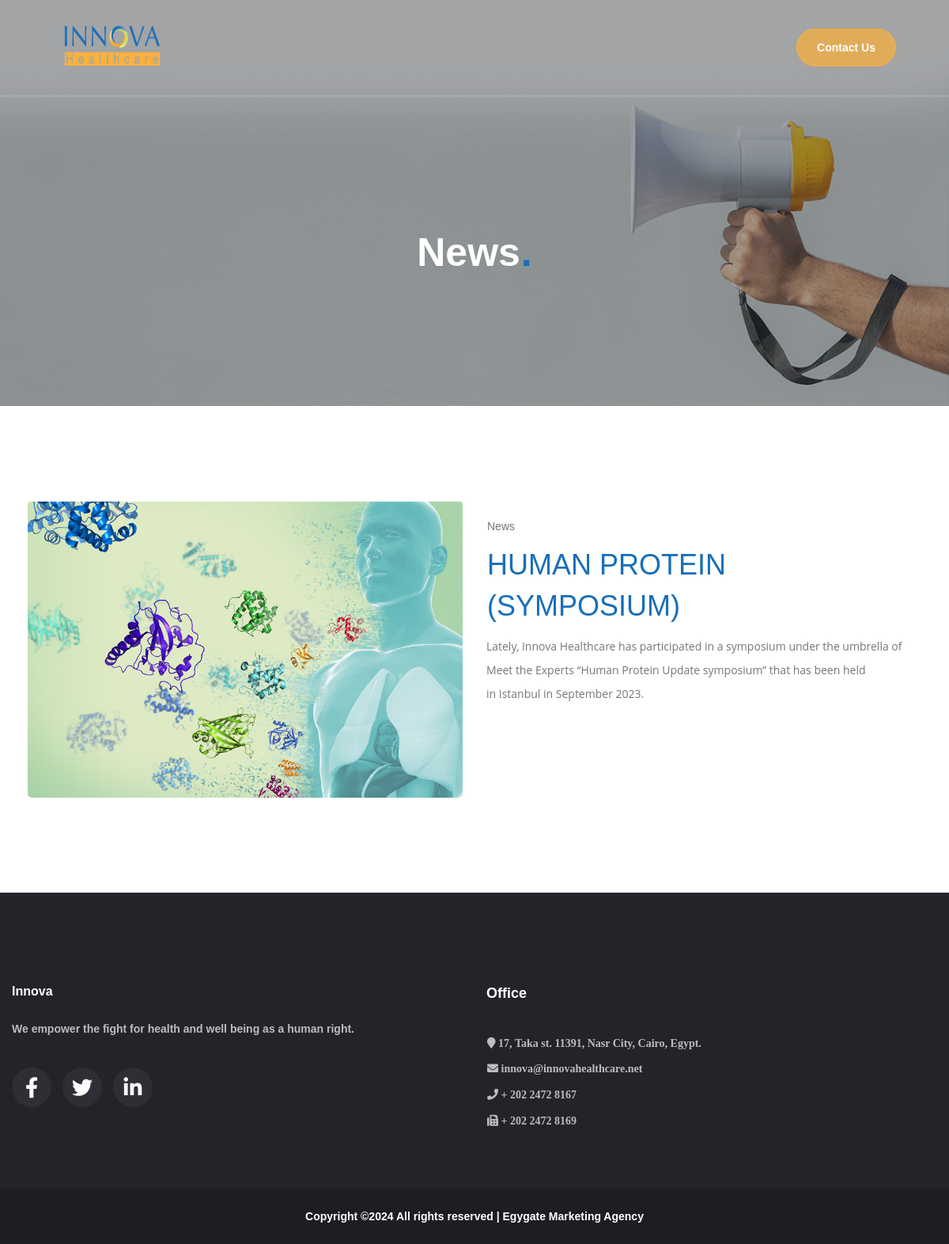
Screenshot of /innova/News/3 with the database file from the repository.
### innova/models.py (models this page shows, shortened)
class Media(UserColumn):
    subject = models.CharField(max_length=200,blank=False,null=False)
    content = models.TextField(blank=False,null=False)
    image = models.ImageField(upload_to=upload_image)
    categories = models.IntegerField(choices=Categories)
    order_by = models.IntegerField()
    active_flag = models.BooleanField(default=True)

### innova/views.py (the view)
# urls.py: path('News/<int:id>',views.newsDetails,name='newsDetails'),
def newsDetails(request,id):
    navdata = NavBarClass.mainbar()
    news = Media.objects.filter(categories=2,id=id).order_by('order_by')
    context = {
        **navdata,
        'news':news,
    }
    return render(request,'webPage/news.html',context)

### account/nodeClasses/navBar.py (called while the page is built)
    def mainbar():
        data = NavBar.objects.all().filter(active_flag = True).order_by('order_by')
        bardata = data.filter(parent__isnull=True).order_by('order_by')
        childbardata = data.filter(parent__isnull=False).order_by('order_by')
        companyInformation = CompanyInformation.objects.all().order_by('order_by')
        context={
            'bardata':bardata,
            'childbardata':childbardata,
            'companyInformation':companyInformation
        }
        return context

### account/nodeModels/navBar.py (called while the page is built)
    def __str__(self) -> str:
        return self.name

### templates/webPage/news.html
{% extends 'mainTemplates/mainPage.html' %}
{% load static %}
{% load humanize %}
{% block section1 %}
<section class="flat-title-page">
    <div class="overlay-slider style"></div>
    <div class="overlay-page">
        <img src="{% static 'assets/images/mark-page/news.png' %}" alt="img">
    </div>
    <div class="container">
        <div class="row">
            <div class="zup col-lg-12 col-md-12">
                <div class="breadcrumbs">
                    <h1>News<span class="style-color">.</span></h1>
                </div>
            </div>
        </div>
    </div>
</section>
{% endblock %}
{% block section2 %}
<section class="tf-space flat-journey">
    <div class="container">
        <div class="row">
            {% for news in news %}
            <div class="col-lg-6 col-md-5  wow fadeInRight" data-wow-delay="100ms" data-wow-duration="800ms">
                <div class="media">
                    <img src="{{news.image.url}}" alt="images">
                </div>
            </div>
            <div class="col-lg-6  wow fadeInLeft" data-wow-delay="100ms" data-wow-duration="800ms">
                <div class="journey-heading">
                    <div class="tf-sub-title">News</div>
                    <h2 class="tf-title"><span class="text-color-3 style-title">{{news.subject}}</span></h2>
                </div>
                <p class="text-style">
                    {{news.content}}
                </p>
            </div>
            {% endfor %}
        </div>
    </div>
</section>
{% endblock %}

### static/assets/css/shortcodes.css (style rules this page uses)
.overlay-slider { background: rgba(28, 30, 34, 0.4); left: 0; top: 0; width: 100%; height: 100%; position: absolute; z-index: 3; }

### rows the page displays
Media: image (picture), subject "HUMAN PROTEIN (SYMPOSIUM)", content "Lately, Innova Healthcare has participated in a symposium under the umbrella of Meet the Experts “Human Protein Update symposium” that has been held in Istanbul in September 2023."
